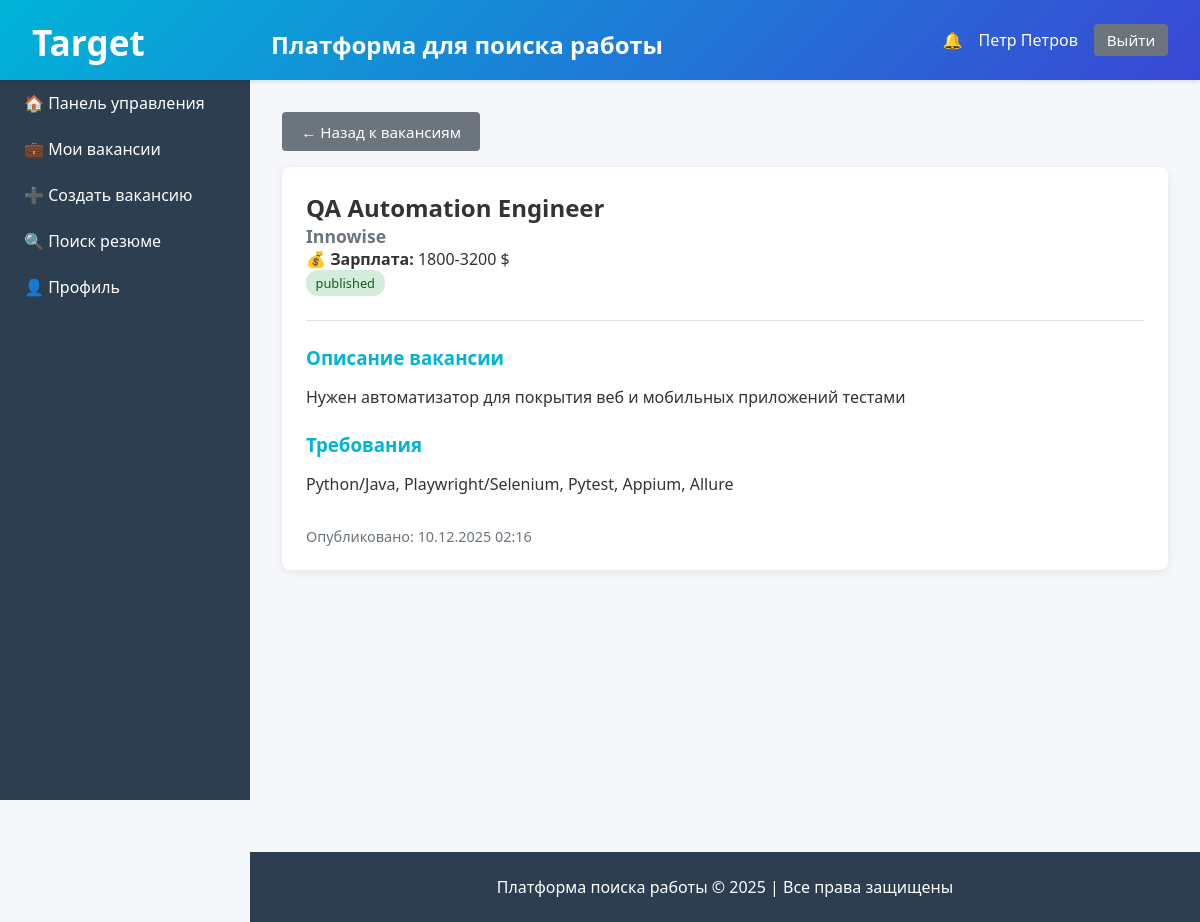
The page /vacancies/7 (signed in) on the database its author committed.
### models/user.py (models this page shows, shortened)
class User(UserMixin, db.Model):
    __tablename__ = 'users'
    id = db.Column(db.Integer, primary_key=True)
    name = db.Column(db.String(100), nullable=False)
    email = db.Column(db.String(120), unique=True, nullable=False, index=True)
    password = db.Column(db.String(255), nullable=False)
    role = db.Column(db.String(20), nullable=False)
    created_at = db.Column(db.DateTime, default=datetime.utcnow)
    is_blocked = db.Column(db.Boolean, default=False)
    type = db.Column(db.String(50))
    __mapper_args__ = {
        'polymorphic_identity': 'user',
        'polymorphic_on': type
    }

class Employer(User):
    company_name = db.Column(db.String(200))
    company_description = db.Column(db.Text)
    __mapper_args__ = {
        'polymorphic_identity': 'employer'
    }
    vacancies = db.relationship('Vacancy', backref='employer', lazy='dynamic',
                                foreign_keys='Vacancy.employer_id',
                                cascade='all, delete-orphan')

### models/vacancy.py (models this page shows, shortened)
class Vacancy(db.Model):
    __tablename__ = 'vacancies'
    id = db.Column(db.Integer, primary_key=True)
    title = db.Column(db.String(200), nullable=False)
    description = db.Column(db.Text, nullable=False)
    requirements = db.Column(db.Text)
    salary = db.Column(db.String(100))
    location = db.Column(db.String(200))
    status = db.Column(db.String(20), default='draft')
    employer_id = db.Column(db.Integer, db.ForeignKey('users.id'), nullable=False)
    applications = db.relationship('Application', backref='vacancy', lazy='dynamic',
                                   cascade='all, delete-orphan')
    created_at = db.Column(db.DateTime, default=datetime.utcnow)
    updated_at = db.Column(db.DateTime, default=datetime.utcnow, onupdate=datetime.utcnow)

### controllers/vacancy_controller.py (the view)
@vacancy_bp.route('/<int:vacancy_id>')
@login_required
def view(vacancy_id):
    vacancy = Vacancy.query.get_or_404(vacancy_id)
    has_applied = False
    if current_user.role == 'applicant':
        has_applied = Application.query.filter_by(
            applicant_id=current_user.id,
            vacancy_id=vacancy_id
        ).first() is not None
    return render_template('vacancy_detail.html', vacancy=vacancy, has_applied=has_applied)

### app.py (called while the page is built)
@login_manager.user_loader
def load_user(user_id):
    from models.user import User
    return User.query.get(int(user_id))

### templates/vacancy_detail.html (shortened to what this page needs)
{% extends "base.html" %}
{% block content %}
<a href="{{ url_for('vacancy.list_vacancies') }}" class="button secondary" style="margin-bottom: 1rem;">← Назад к вакансиям</a>
<div class="card">
    <h2>{{ vacancy.title }}</h2>
    <p style="color: #6c757d; font-size: 1.1rem;">
        <strong>{{ vacancy.employer.company_name or vacancy.employer.name }}</strong>
    </p>
    {% if vacancy.salary %}
    <p>💰 <strong>Зарплата:</strong> {{ vacancy.salary }} $</p>
    {% endif %}
    <p><span class="badge {{ vacancy.status }}">{{ vacancy.status }}</span></p>
    <hr style="margin: 1.5rem 0; border: none; border-top: 1px solid #e0e0e0;">
    <h3>Описание вакансии</h3>
    <p style="white-space: pre-line;">{{ vacancy.description }}</p>
    {% if vacancy.requirements %}
    <h3 style="margin-top: 1.5rem;">Требования</h3>
    <p style="white-space: pre-line;">{{ vacancy.requirements }}</p>
    {% endif %}
    <p style="color: #6c757d; font-size: 0.9rem; margin-top: 2rem;">
        Опубликовано: {{ vacancy.created_at.strftime('%d.%m.%Y %H:%M') }}
    </p>
</div>
{% endblock %}

### templates/base.html (shortened to what this page needs)
<!DOCTYPE html>
<html lang="ru">
<head>
</head>
<body>
    {% if current_user.is_authenticated %}
    <header>
        <h1>
            <span class="logo">Target</span> Платформа для поиска работы
        </h1>
        <div class="user-info">
            <a href="{{ url_for('main.notifications') }}" class="notification-badge" style="color: white; text-decoration: none;">
                🔔
            </a>
            <span>{{ current_user.name }}</span>
            <a href="{{ url_for('auth.logout') }}" class="button secondary" style="padding: 0.4rem 0.8rem;">Выйти</a>
        </div>
    </header>
    <nav>
        {% if current_user.role == 'applicant' %}
            <a href="{{ url_for('main.applicant_home') }}">🏠 Главная</a>
            <a href="{{ url_for('vacancy.list_vacancies') }}">💼 Вакансии</a>
            <a href="{{ url_for('resume.my_resumes') }}">📄 Мои резюме</a>
            <a href="{{ url_for('resume.create') }}">➕ Создать резюме</a>
            <a href="{{ url_for('main.profile') }}">👤 Профиль</a>
        {% elif current_user.role == 'employer' %}
            <a href="{{ url_for('main.employer_dashboard') }}">🏠 Панель управления</a>
            <a href="{{ url_for('vacancy.my_vacancies') }}">💼 Мои вакансии</a>
            <a href="{{ url_for('vacancy.create') }}">➕ Создать вакансию</a>
            <a href="{{ url_for('resume.search') }}">🔍 Поиск резюме</a>
            <a href="{{ url_for('main.profile') }}">👤 Профиль</a>
        {% elif current_user.role == 'administrator' %}
            <a href="{{ url_for('admin.dashboard') }}">🏠 Панель админа</a>
            <a href="{{ url_for('admin.users') }}">👥 Пользователи</a>
            <a href="{{ url_for('admin.reports') }}">📊 Отчёты</a>
        {% endif %}
    </nav>
    {% endif %}
    <main>
        {% block content %}{% endblock %}
    </main>
    {% if current_user.is_authenticated %}
    <footer>
        <p>Платформа поиска работы © 2025 | Все права защищены</p>
    </footer>
    {% endif %}
</body>
</html>

### templates/base.html (style rules this page uses)
* { margin: 0; padding: 0; box-sizing: border-box; }
body { font-family: 'Segoe UI', Tahoma, Geneva, Verdana, sans-serif; background: #f5f7fa; color: #333; }
header { background: linear-gradient(135deg, #00b4d8 0%, #3a47d5 100%); color: white; padding: 1rem 2rem; box-shadow: 0 2px 4px rgba(0,0,0,0.1); display: flex; justify-content: space-between; align-items: center; position: relative; z-index: 100; }
header h1 { font-size: 1.5rem; }
header .user-info { display: flex; align-items: center; gap: 1rem; }
.notification-badge { position: relative; cursor: pointer; }
nav { background: #2c3e50; color: white; width: 250px; height: 100vh; position: fixed; top: 0; left: 0; padding: 1rem 0; overflow-y: auto; padding-top: 80px; }
header h1 .logo { display: inline-block; margin-right: 120px; font-size: 2.2rem; transform: translateY(2px); }
nav a { display: block; color: white; text-decoration: none; padding: 0.75rem 1.5rem; transition: all 0.3s; }
main { margin-left: 250px; padding: 2rem; min-height: calc(100vh - 60px); }
.card { background: white; border-radius: 8px; padding: 1.5rem; margin-bottom: 1.5rem; box-shadow: 0 2px 8px rgba(0,0,0,0.08); transition: all 0.3s; }
.card h3 { margin-bottom: 1rem; color: #00b4d8; }
.button, button[type="submit"], input[type="submit"] { padding: 0.6rem 1.2rem; background: #00b4d8; color: white; border: none; border-radius: 4px; cursor: pointer; text-decoration: none; display: inline-block; transition: all 0.3s; font-size: 0.95rem; }
.button.secondary { background: #6c757d; }
footer { background: #2c3e50; color: white; text-align: center; padding: 1.5rem; margin-left: 250px; margin-top: 2rem; }
.badge { display: inline-block; padding: 0.25rem 0.6rem; font-size: 0.8rem; border-radius: 12px; font-weight: 500; }
.badge.published { background: #d4edda; color: #155724; }

### rows shown on the page
Employer: name "Петр Петров"
Vacancy: title "QA Automation Engineer", salary "1800-3200", status "published", description "Нужен автоматизатор для покрытия веб и мобильных приложений тестами", requirements "Python/Java, Playwright/Selenium, Pytest, Appium, Allure", created_at "10.12.2025 02:16"
Employer: employer "Innowise"
